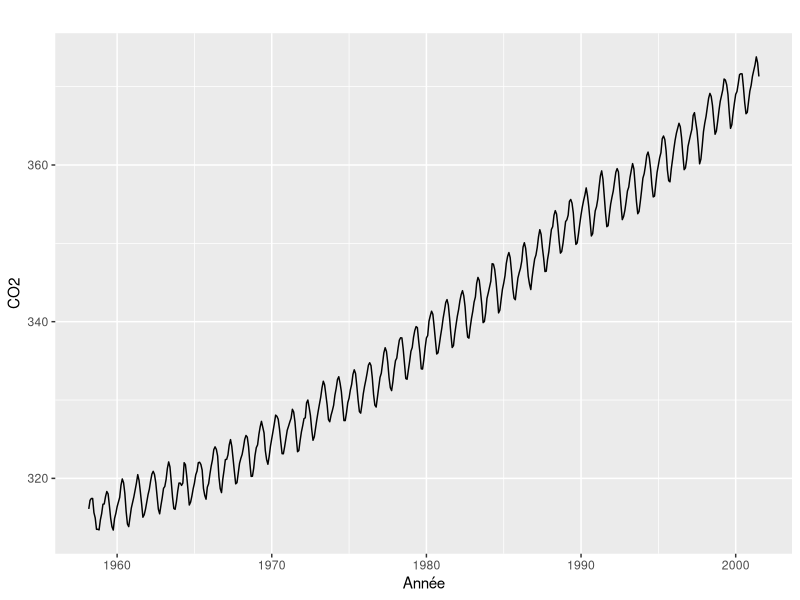
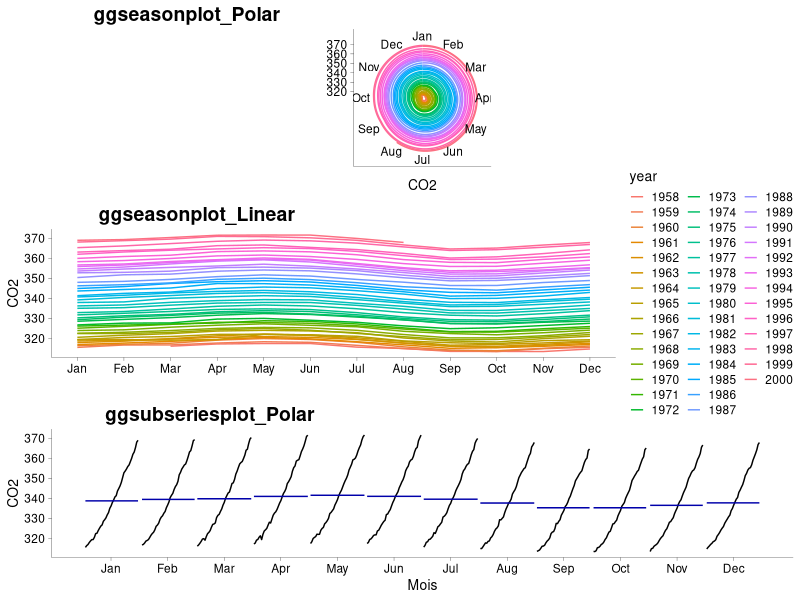
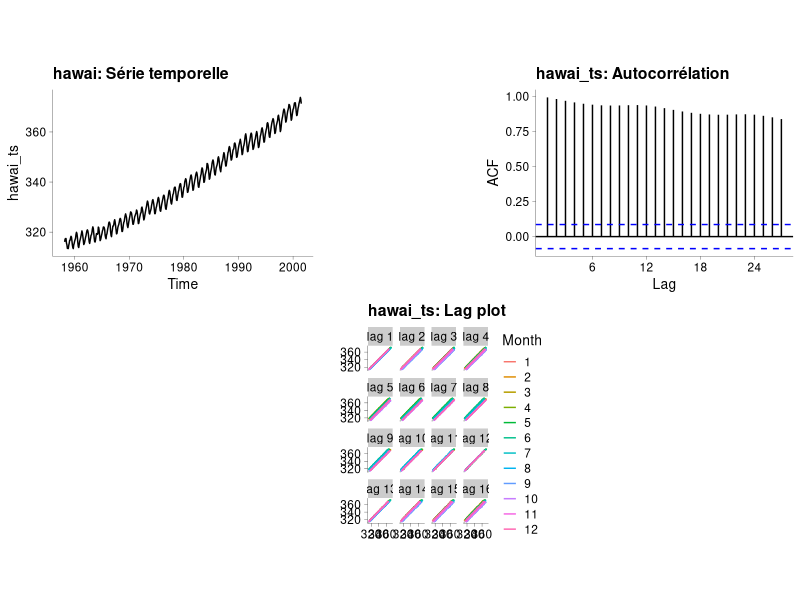
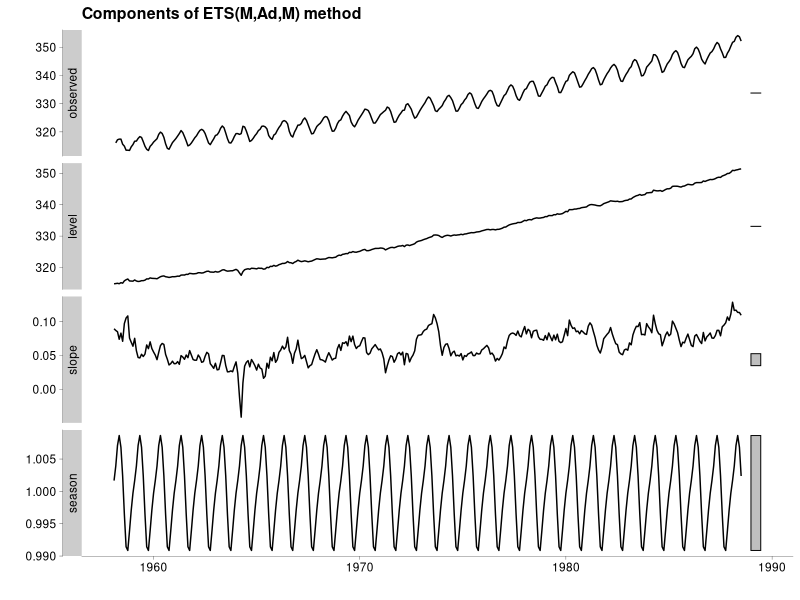
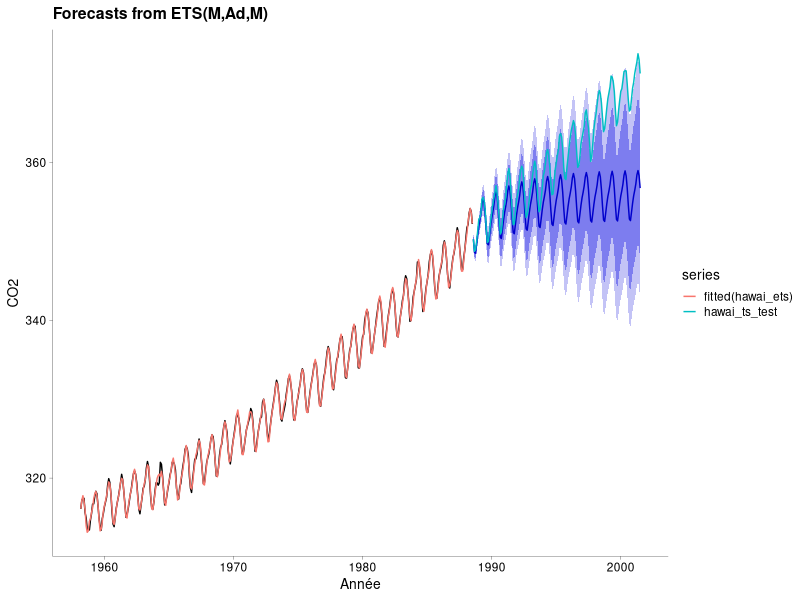
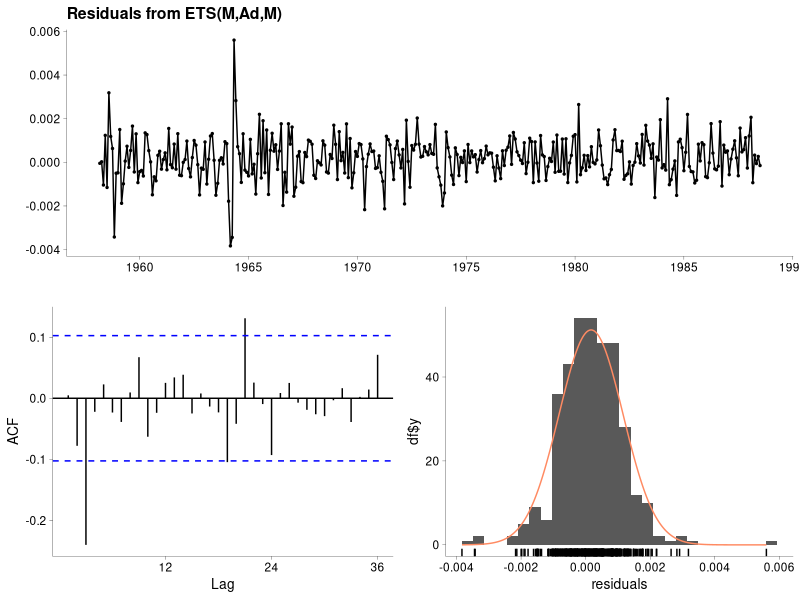
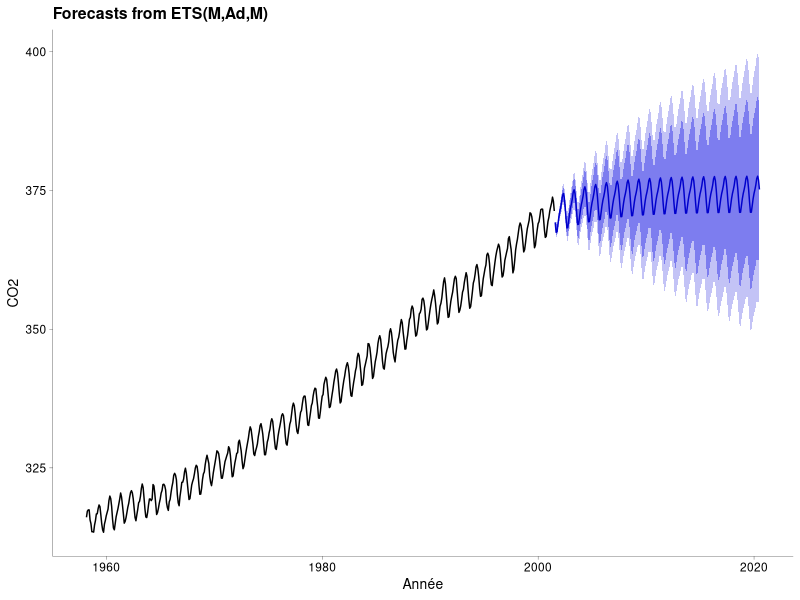
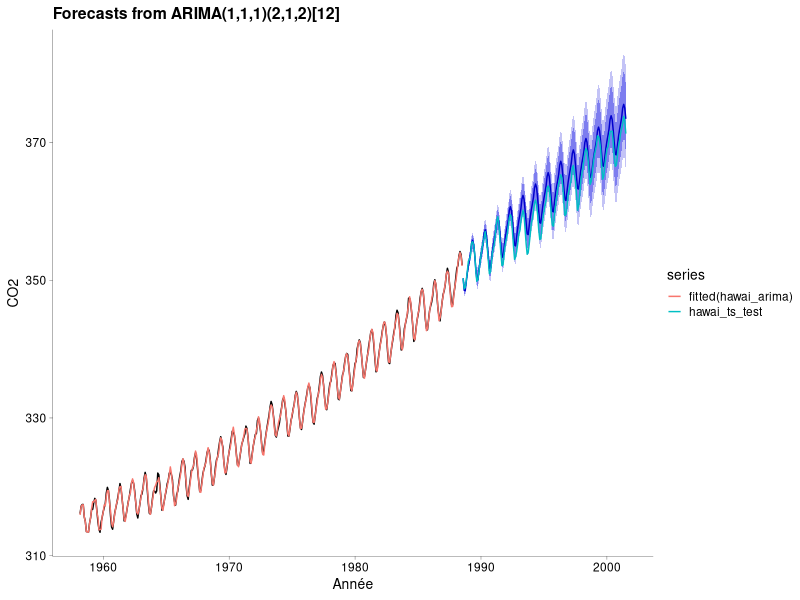

Generate these figures, in order, with R:
## ---- chunk 1
#Paramètres globaux
knitr::opts_chunk$set(echo = TRUE, comment =  " ", fig.align='center', message = FALSE, warning = FALSE)

## ---- chunk 2

## Charger le jeu de données
hawai <- read.csv("data/hawai1959.csv")
hawai$time[4] <- 1958.417             # Changement automatique au lieu de le faire 
                                      # directement dans le fichier

## Prétraitement du jeu de données
## Librairies requises

library(lubridate)
library(tidyverse)

hawai <- hawai %>%
  mutate(Date = time %>% date_decimal) %>%          ## Ajout d'une variable
  filter(Date < ymd(20010801)) %>%                  ## Limiter les données à juil. 2001
  mutate(Annee = Date %>% year())                   ## Ajout d'une variable numérique Année

hawai %>% head(5)

## Serie temporelle et visualisation
## Librairies requises

library(forecast)

hawai_ts <- ts(hawai %>% 
                 select(CO2),                         ## Ne choisit que le CO2 atmosphérique
               start = c(hawai$Annee[1], 3),          ## Débuter en mars
               frequency = 12)                        ## Fréquence de 12 pour les 12 mois de l'année
# Graphiques
hawai_ts %>%
  autoplot() + labs(x = "Année", y = "CO2")
## ---- chunk 3
## Librairie requise

library(cowplot)

theme_set(theme_cowplot(font_size = 10, font_family = "", line_size = 0.1))     ## cowplot change le theme
plot1 <- ggseasonplot(window(hawai_ts, 1958+2/12, 2001-5/12)) + 
  labs(y="CO2", x = " ", title = " ")
plot2 <- ggseasonplot(window(hawai_ts, 1958+2/12, 2001-5/12), polar = TRUE) + 
  labs(x = "CO2", title = " ") +
  theme(legend.position="none")
plot3 <- ggsubseriesplot(window(hawai_ts, 1958+2/12, 2001-5/12), polar = TRUE) + 
  labs(x = "Mois", y = "CO2", title = " ")

plot_grid(plot2, plot1, plot3, ncol = 1, labels = c("ggseasonplot_Polar", "ggseasonplot_Linear", "ggsubseriesplot_Polar"))

## ---- chunk 4

## ggdraw est la fonction de base de cowplot pour combiner des graphiques
ggdraw() + 
  
  ## Transformation en objets graphiques et appel à la fonction draw_plot
  draw_grob(ggplotGrob(autoplot(hawai_ts) + 
              ggtitle("hawai: Série temporelle")), 
            x = -.30, y = .20, scale = 0.4) +
  
  ## Ajout du graphique d'autocorrélation
  draw_grob(ggplotGrob(ggAcf(hawai_ts) + ggtitle("hawai_ts: Autocorrélation")), 
            x = .30, y = .20, scale = 0.4) + 
  
   ## Ajout du lag plot
  draw_grob(ggplotGrob(gglagplot(hawai_ts) + ggtitle("hawai_ts: Lag plot")), 
            x = 0.04, y = -.22, scale = 0.45)
## ---- chunk 5
Box <- Box.test(hawai_ts, lag = 20, type = "Ljung-Box") ## lag définit le nombre de coef. d'autocor.
Box
## ---- chunk 6
hawai_ts_train <- window(hawai_ts, start = 1958+2/12, end = (1958+2/12) + 0.7*length(hawai_ts)/12)
hawai_ts_test <- window(hawai_ts, start = (1958+2/12) + 0.7*length(hawai_ts)/12)
## ---- chunk 7
## appel à la fonction ets
hawai_model_ets <- ets(hawai_ts_train)
hawai_model_ets
## ---- chunk 8
autoplot(hawai_model_ets)
## ---- chunk 9
hawai_ets <- hawai_model_ets %>% forecast(h = length(hawai_ts_test)) ## h est l'horizon prévisionnel
hawai_ets %>% autoplot(xlab = "Année", ylab = "CO2" ) + 
  autolayer(hawai_ts_test) +
  autolayer(fitted(hawai_ets))
## ---- chunk 10
accuracy(hawai_ets, hawai_ts)
## ---- chunk 11
checkresiduals(hawai_model_ets)
## ---- chunk 12
shapiro.test(residuals(hawai_model_ets))

library("e1071")
kurtosis(residuals(hawai_model_ets), na.rm = TRUE)
## ---- chunk 13
hawai_ts %>% ets() %>% forecast(h=12*19) %>% autoplot() + 
  labs(label = "Prévision du CO2 atmosphérique pour 2020", x = "Année", y = "CO2")
## ---- chunk 14
hawai_model_arima <- hawai_ts_train %>% auto.arima(approximation = T)
hawai_arima <- hawai_model_arima %>% forecast(h = length(hawai_ts_test))

hawai_arima %>% autoplot(xlab = "Année", ylab = "CO2" ) + 
  autolayer(hawai_ts_test) +
  autolayer(fitted(hawai_arima))
## ---- chunk 15
accuracy(hawai_arima, hawai_ts)
## ---- chunk 16
checkresiduals(hawai_model_arima)
## ---- chunk 17
hawai_ts %>% auto.arima() %>% forecast(h=12*19) %>% autoplot() + 
  labs(label = "Prévision 2020", x = "Année", y = "CO2")
